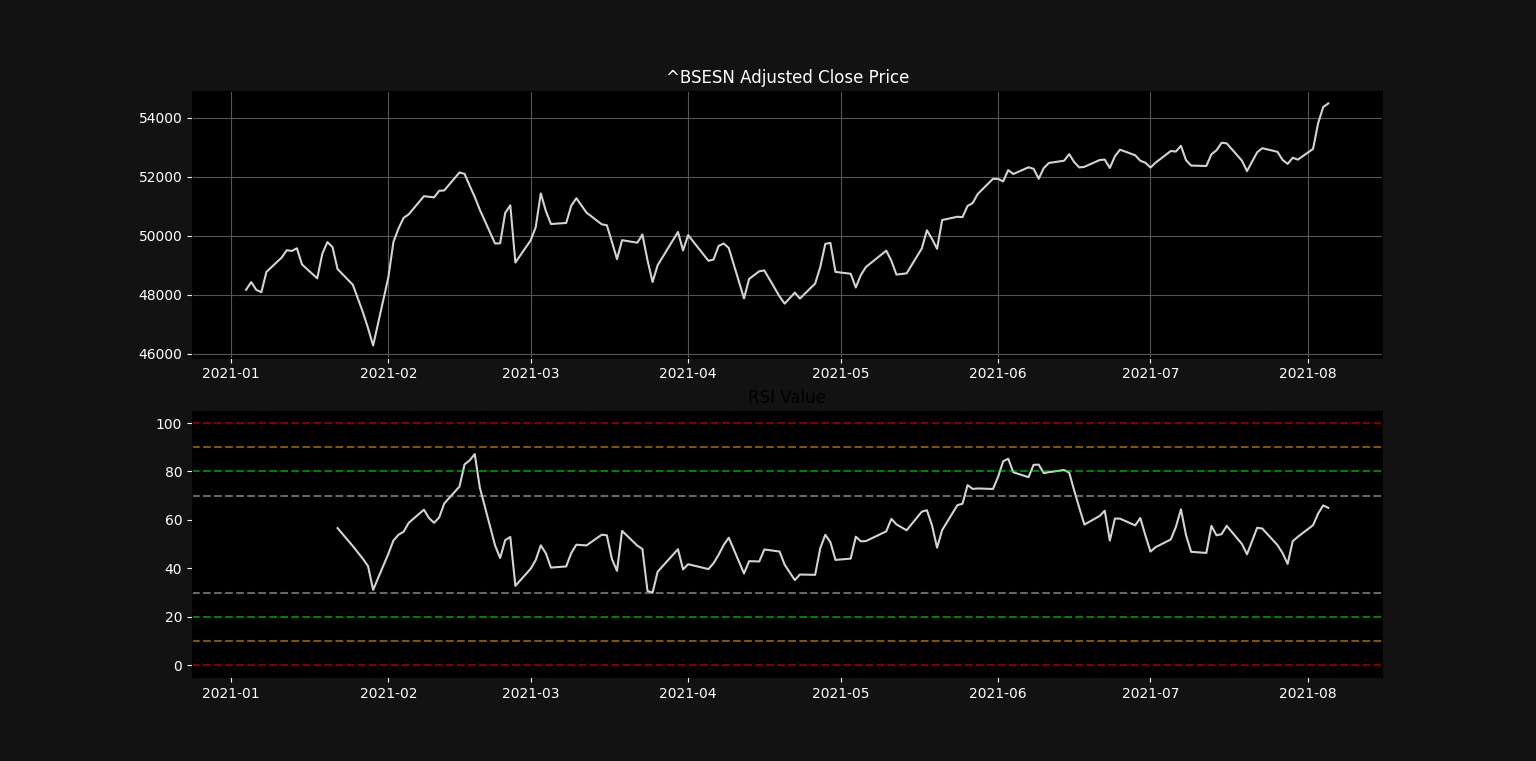

Here is the Python script that generated this plot:
import pandas as pd
import pandas_datareader as web
import matplotlib.pyplot as plt
import datetime as dt

start = dt.datetime(2021,1,1) 
end = dt.datetime.now()

ticker_symbol = input('Enter the stock ticker which you wish to plot the chart: ')
data = web.DataReader(ticker_symbol, 'yahoo', start, end)

#print(data)

delta = data['Adj Close'].diff(1)      #Calculate difference to the day before that
delta.dropna(inplace = True)  # Keep the DataFrame with valid entries in the same variable.

positive = delta.copy()
negative = delta.copy()

positive[positive < 0] = 0
negative[negative > 0] = 0

days = 14      # Standard, but can be lowered to increase sensitivity or raised to decrease sensitivity.

average_gain = positive.rolling(window = days).mean()
average_loss = abs(negative.rolling(window = days).mean())

relative_strength = average_gain/average_loss
RSI = 100.0 - (100.0 / (1.0 + relative_strength))     # Formula

combined = pd.DataFrame()
combined['Adj Close'] = data['Adj Close']
combined['RSI'] = RSI

plt.figure(figsize=(12,8))
ax1 = plt.subplot(211)   # subplot(nrows, ncols, plot_number) hence nrows=2, ncols=1, plot_number=1
ax1.plot(combined.index, combined['Adj Close'], color = 'lightgray')
ax1.set_title("{} Adjusted Close Price".format(ticker_symbol), color = 'white')
ax1.grid(True, color = "#555555")
ax1.set_axisbelow(True)
ax1.set_facecolor('black')
ax1.figure.set_facecolor('#121212')
ax1.tick_params(axis = 'x', colors = 'white')
ax1.tick_params(axis = 'y', colors = 'white')

# RSI Values of 70 or above indicate an overbought or overvalued condition.
# RSI Values of 30 or below indicates an oversold or undervalued condition.
ax2 = plt.subplot(212, sharex = ax1)  # Share same x axis.
ax2.plot(combined.index, combined['RSI'], color = 'lightgray')
ax2.axhline(0, linestyle='--',alpha=0.5, color = '#ff0000')
ax2.axhline(10, linestyle='--',alpha=0.5, color = '#ffaa00')
ax2.axhline(20, linestyle='--',alpha=0.5, color = '#00ff00')
ax2.axhline(30, linestyle='--',alpha=0.5, color = '#cccccc')
ax2.axhline(70, linestyle='--',alpha=0.5, color = '#cccccc')
ax2.axhline(80, linestyle='--',alpha=0.5, color = '#00ff00')
ax2.axhline(90, linestyle='--',alpha=0.5, color = '#ffaa00')
ax2.axhline(100, linestyle='--',alpha=0.5, color = '#ff0000')

ax2.set_title('RSI Value')
ax2.grid(False)
ax2.set_axisbelow(True)
ax2.set_facecolor('black')
ax2.tick_params(axis = 'x', colors = 'white')
ax2.tick_params(axis = 'y', colors = 'white')

plt.show()
